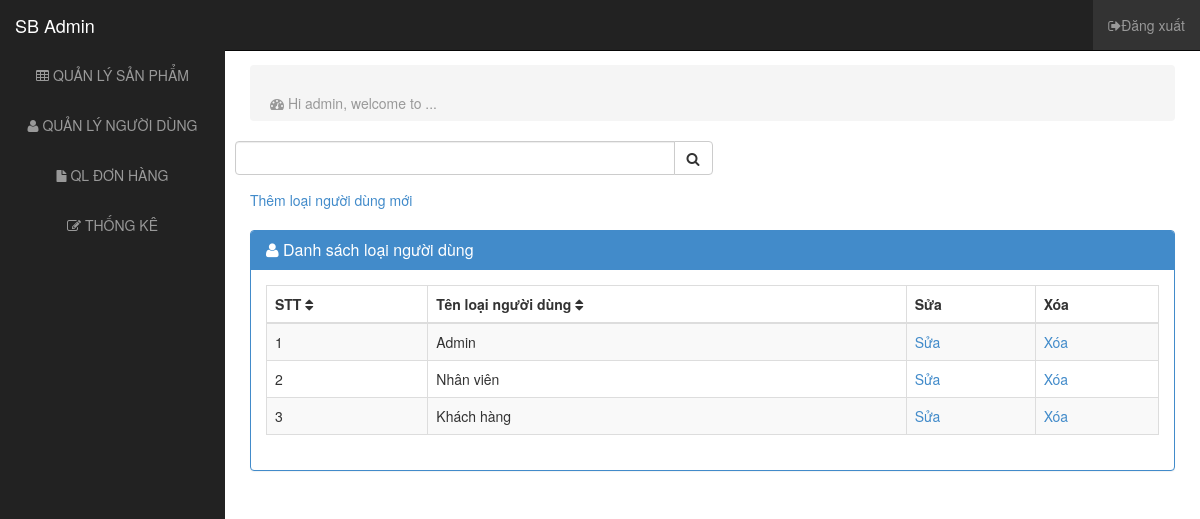
The app's page /admin/admin_lnd.php with its own data.
### tables this page shows
CREATE TABLE `loainguoidung` (
  `loainguoidung_id` int(11) NOT NULL,
  `loainguoidung_ten` varchar(50) NOT NULL
);

### admin/admin_lnd.php (the view, shortened to what this page needs)
<!DOCTYPE html>
<html lang="en">
  <head>
    <link href="../css/css/bootstrap.css" rel="stylesheet">
    <link href="../css/css/sb-admin.css" rel="stylesheet">
    <link rel="stylesheet" href="../css/font-awesome/css/font-awesome.min.css">
    <link rel="stylesheet" href="http://cdn.oesmith.co.uk/morris-0.4.3.min.css">
  </head>
  <body>
  <?php
    require("../config.php");
    if(isset($_GET['search']) && !empty($_GET['search'])){
      $key =$_GET['search'];
      $products=mysqli_query($conn,"SELECT *FROM `loainguoidung` WHERE `loainguoidung_ten` LIKE '%$key%'");
    }
    else{
      $products=mysqli_query($conn,"SELECT *FROM `loainguoidung`");
    }
?>
    <div id="wrapper">
    <?php require './admin_header.php'?>
      <div id="page-wrapper">
        <div class="row">
          <div class="col-lg-12">
            <ol class="breadcrumb">
              <li class="active"><i class="fa fa-dashboard"></i> Hi admin, welcome to ...</li>
            </ol>
          </div>
          <form action="" method="get">
          <div class="col-lg-6 form-group input-group">
                <input type="text" class="form-control" name="search" value="<?php if(isset($_GET['search'])){ echo $_GET['search'];}?>">
                <span class="input-group-btn">
                  <button class="btn btn-default" type="submit"><i class="fa fa-search"></i></button>
                </span>
          </div>
          </form>
        </div>
        <a href="./create_lnd.php">Thêm loại người dùng mới</a>
        <br>
        <br>
        <div class="row">
          <div class="col-lg-12">
            <div class="panel panel-primary">
              <div class="panel-heading">
                <h3 class="panel-title"><i class="fa fa-user"></i>  Danh sách loại người dùng</h3>
              </div>
              <div class="panel-body">
                <div class="table-responsive">
                  <table class="table table-bordered table-hover table-striped tablesorter">
                    <thead>
                      <tr>
                      <th>STT <i class="fa fa-sort"></i></th>
                        <th>Tên loại người dùng <i class="fa fa-sort"></i></th>
                        <th>Sửa</th>
                        <th>Xóa</th>
                      </tr>
                    </thead>
                    <tbody>
                    <?php
                    $stt=1;
                while($row =mysqli_fetch_array($products)){
                    ?>
                    <tr>
                    <td><?=$stt?></td>
                    <td><?=$row['loainguoidung_ten']?></td>
                    <td><a href="./edit_lnd.php?loainguoidung_id=<?=$row['loainguoidung_id']?>">Sửa</a></td>
                    <td><a href="./delete_lnd.php?loainguoidung_id=<?=$row['loainguoidung_id']?>">Xóa</a></td>
                    </tr>
                  <?php $stt++; }?>
                    </tbody>
                  </table>
                </div>
              </div>
            </div>
          </div>
        </div>
      </div>
    </div>
  </body>
</html>

### css/css/sb-admin.css (style rules this page uses)
body { margin-top: 50px; }
#wrapper { padding-left: 0; }
#page-wrapper { width: 100%; padding: 5px 15px; }
table.tablesorter thead { cursor: pointer; }
@media (min-width:768px) { #wrapper { padding-left: 225px; } }
@media (min-width:768px) { #page-wrapper { padding: 15px 25px; } }

### css/css_admin/css/sb-admin.css (style rules this page uses)
body { margin-top: 50px; }
#wrapper { padding-left: 0; }
#page-wrapper { width: 100%; padding: 5px 15px; }
table.tablesorter thead { cursor: pointer; }
@media (min-width:768px) { #wrapper { padding-left: 225px; } }
@media (min-width:768px) { #page-wrapper { padding: 15px 25px; } }

### admin/admin_header.php (style rules this page uses)
li { float: left; }

### records on screen
loainguoidung: loainguoidung_ten "Admin"
loainguoidung: loainguoidung_ten "Nhân viên"
loainguoidung: loainguoidung_ten "Khách hàng"
